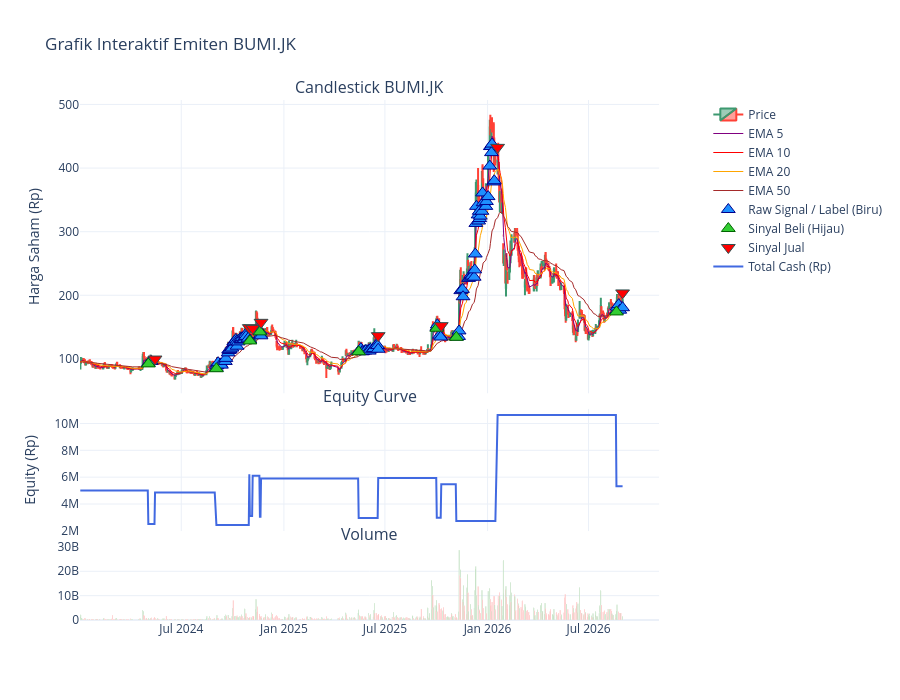

The notebook cell this image was saved under:
### Code cell
# Menampilkan grafik interaktif yang berisi Candlestick, Volume, dan Hasil Prediksi
plot_interactive_candlestick(
    df=df_bumi,               # Dataframe OHLCV saham (sesuaikan nama variabel jika berbeda)
    ticker_name=ticker_target,
    start_date="2024-01-01",  # Opsional: sesuaikan rentang zoom awal jika diperlukan
    end_date="2026-08-31",
    predictions_df=backtester.predictions_df,  # Ambil data dari objek backtester
    df_equity=df_equity_curve,           # Diambil dari output run_backtest()
    df_trades=df_trades_result,                 # Diambil dari output run_backtest()
    show_raw_buy_signals=True
)

### Figure 1 — Plotly figure (JSON) as saved in the notebook; plotly's stock layout.template omitted (floating-point values rounded to 4 significant figures; data arrays with more than 128 entries replaced by an {"elided": "..."} marker saying what was removed)
{"data": [{"close": {"elided": "627 float values"}, "high": {"elided": "627 float values"}, "low": {"elided": "627 float values"}, "name": "Price", "open": {"elided": "627 float values"}, "type": "candlestick", "x": {"elided": "627 str values"}, "xaxis": "x", "yaxis": "y"}, {"hovertemplate": "EMA 5: Rp%{y:,.0f}<extra></extra>", "line": {"color": "purple", "width": 1}, "mode": "lines", "name": "EMA 5", "type": "scatter", "x": {"elided": "627 str values"}, "xaxis": "x", "y": {"elided": "627 float values"}, "yaxis": "y"}, {"hovertemplate": "EMA 10: Rp%{y:,.0f}<extra></extra>", "line": {"color": "red", "width": 1}, "mode": "lines", "name": "EMA 10", "type": "scatter", "x": {"elided": "627 str values"}, "xaxis": "x", "y": {"elided": "627 float values"}, "yaxis": "y"}, {"hovertemplate": "EMA 20: Rp%{y:,.0f}<extra></extra>", "line": {"color": "orange", "width": 1}, "mode": "lines", "name": "EMA 20", "type": "scatter", "x": {"elided": "627 str values"}, "xaxis": "x", "y": {"elided": "627 float values"}, "yaxis": "y"}, {"hovertemplate": "EMA 50: Rp%{y:,.0f}<extra></extra>", "line": {"color": "brown", "width": 1}, "mode": "lines", "name": "EMA 50", "type": "scatter", "x": {"elided": "627 str values"}, "xaxis": "x", "y": {"elided": "627 float values"}, "yaxis": "y"}, {"customdata": {"elided": "95x5 float values"}, "hovertemplate": "<b>Sinyal Beli (Prediksi)</b><br>Probabilitas Dip: %{customdata[0]:.2%} [Cond 1]<br>Return Pred: %{customdata[1]:.2%}<br>Risk Pred: %{customdata[2]:.2%}<br>RR Ratio: %{customdata[3]:.2f} [Cond 2]<br>Trend Slope: %{customdata[4]:.2%} [Cond 3]<br><extra></extra>", "marker": {"color": "dodgerblue", "line": {"color": "darkblue", "width": 1}, "size": 12, "symbol": "triangle-up"}, "mode": "markers", "name": "Raw Signal / Label (Biru)", "type": "scatter", "x": ["2024-05-03T00:00:00.000000000", "2024-05-08T00:00:00.000000000", "2024-09-02T00:00:00.000000000", "2024-09-03T00:00:00.000000000", "2024-09-04T00:00:00.000000000", "2024-09-05T00:00:00.000000000", "2024-09-10T00:00:00.000000000", "2024-09-11T00:00:00.000000000", "2024-09-18T00:00:00.000000000", "2024-09-19T00:00:00.000000000", "2024-09-23T00:00:00.000000000", "2024-09-24T00:00:00.000000000", "2024-09-25T00:00:00.000000000", "2024-09-26T00:00:00.000000000", "2024-09-27T00:00:00.000000000", "2024-09-30T00:00:00.000000000", "2024-10-03T00:00:00.000000000", "2024-10-04T00:00:00.000000000", "2024-10-07T00:00:00.000000000", "2024-10-08T00:00:00.000000000", "2024-10-09T00:00:00.000000000", "2024-10-11T00:00:00.000000000", "2024-10-15T00:00:00.000000000", "2024-10-16T00:00:00.000000000", "2024-10-17T00:00:00.000000000", "2024-10-18T00:00:00.000000000", "2024-10-21T00:00:00.000000000", "2024-10-22T00:00:00.000000000", "2024-10-23T00:00:00.000000000", "2024-10-24T00:00:00.000000000", "2024-10-25T00:00:00.000000000", "2024-10-28T00:00:00.000000000", "2024-10-29T00:00:00.000000000", "2024-11-01T00:00:00.000000000", "2024-11-19T00:00:00.000000000", "2024-11-20T00:00:00.000000000", "2024-11-21T00:00:00.000000000", "2025-05-15T00:00:00.000000000", "2025-05-19T00:00:00.000000000", "2025-05-21T00:00:00.000000000", "2025-05-22T00:00:00.000000000", "2025-05-26T00:00:00.000000000", "2025-05-28T00:00:00.000000000", "2025-06-02T00:00:00.000000000", "2025-06-03T00:00:00.000000000", "2025-06-05T00:00:00.000000000", "2025-06-10T00:00:00.000000000", "2025-06-11T00:00:00.000000000", "2025-06-16T00:00:00.000000000", "2025-06-18T00:00:00.000000000", "2025-06-19T00:00:00.000000000", "2025-10-02T00:00:00.000000000", "2025-10-03T00:00:00.000000000", "2025-10-07T00:00:00.000000000", "2025-10-09T00:00:00.000000000", "2025-11-06T00:00:00.000000000", "2025-11-07T00:00:00.000000000", "2025-11-10T00:00:00.000000000", "2025-11-11T00:00:00.000000000", "2025-11-14T00:00:00.000000000", "2025-11-17T00:00:00.000000000", "2025-11-18T00:00:00.000000000", "2025-11-28T00:00:00.000000000", "2025-12-01T00:00:00.000000000", "2025-12-02T00:00:00.000000000", "2025-12-03T00:00:00.000000000", "2025-12-04T00:00:00.000000000", "2025-12-08T00:00:00.000000000", "2025-12-09T00:00:00.000000000", "2025-12-10T00:00:00.000000000", "2025-12-11T00:00:00.000000000", "2025-12-12T00:00:00.000000000", "2025-12-15T00:00:00.000000000", "2025-12-16T00:00:00.000000000", "2025-12-17T00:00:00.000000000", "2025-12-18T00:00:00.000000000", "2025-12-19T00:00:00.000000000", "2025-12-22T00:00:00.000000000", "2025-12-23T00:00:00.000000000", "2025-12-24T00:00:00.000000000", "2025-12-29T00:00:00.000000000", "2025-12-30T00:00:00.000000000", "2026-01-02T00:00:00.000000000", "2026-01-05T00:00:00.000000000", "2026-01-06T00:00:00.000000000", "2026-01-07T00:00:00.000000000", "2026-01-08T00:00:00.000000000", "2026-01-09T00:00:00.000000000", "2026-01-12T00:00:00.000000000", "2026-01-13T00:00:00.000000000", "2026-08-20T00:00:00.000000000", "2026-08-21T00:00:00.000000000", "2026-08-24T00:00:00.000000000", "2026-08-26T00:00:00.000000000", "2026-08-31T00:00:00.000000000"], "xaxis": "x", "y": [93.12, 96.0, 85.44, 89.28, 92.16, 94.08, 92.16, 90.24, 96.0, 100.8, 109.4, 114.2, 113.3, 114.2, 115.2, 117.1, 126.7, 126.7, 130.6, 127.7, 120.0, 126.7, 132.5, 129.6, 130.6, 133.4, 131.5, 130.6, 134.4, 138.2, 135.4, 130.6, 132.5, 129.6, 144.0, 138.2, 136.3, 112.3, 116.2, 111.4, 111.4, 112.3, 113.3, 114.2, 112.3, 115.2, 116.2, 116.2, 121.9, 121.0, 115.2, 149.8, 153.6, 137.3, 134.4, 135.4, 134.4, 135.4, 144.0, 207.4, 209.3, 197.8, 226.6, 228.5, 232.3, 230.4, 230.4, 228.5, 240.0, 265.0, 313.0, 339.8, 326.4, 316.8, 332.2, 320.6, 324.5, 332.2, 361.0, 345.6, 339.8, 347.5, 355.2, 403.2, 433.9, 433.9, 424.3, 437.8, 378.2, 380.2, 175.7, 181.4, 185.3, 176.6, 180.5], "yaxis": "y"}, {"hovertemplate": "%{text}<extra></extra>", "marker": {"color": "limegreen", "line": {"color": "darkgreen", "width": 1}, "size": 12, "symbol": "triangle-up"}, "mode": "markers", "name": "Sinyal Beli (Hijau)", "text": ["ID Transaksi: 1<br>Beli: 2024-05-03<br>Harga: Rp98.00<br>Lot: 254<br>Value: Rp2,492,933.80<br>TP: Rp112.00<br>SL: Rp92.00", "ID Transaksi: 2<br>Beli: 2024-09-02<br>Harga: Rp89.00<br>Lot: 272<br>Value: Rp2,424,431.20<br>TP: Rp96.00<br>SL: Rp84.00", "ID Transaksi: 3<br>Beli: 2024-11-01<br>Harga: Rp139.00<br>Lot: 223<br>Value: Rp3,104,349.55<br>TP: Rp152.00<br>SL: Rp130.00", "ID Transaksi: 4<br>Beli: 2024-11-19<br>Harga: Rp153.00<br>Lot: 199<br>Value: Rp3,049,267.05<br>TP: Rp179.00<br>SL: Rp142.00", "ID Transaksi: 5<br>Beli: 2025-05-15<br>Harga: Rp119.00<br>Lot: 247<br>Value: Rp2,943,708.95<br>TP: Rp130.00<br>SL: Rp111.00", "ID Transaksi: 6<br>Beli: 2025-10-02<br>Harga: Rp163.00<br>Lot: 181<br>Value: Rp2,954,725.45<br>TP: Rp185.00<br>SL: Rp150.00", "ID Transaksi: 7<br>Beli: 2025-11-06<br>Harga: Rp142.00<br>Lot: 192<br>Value: Rp2,730,489.60<br>TP: Rp153.00<br>SL: Rp134.00", "ID Transaksi: 8<br>Beli: 2026-08-20<br>Harga: Rp184.00<br>Lot: 288<br>Value: Rp5,307,148.80<br>TP: Rp218.00<br>SL: Rp174.00"], "type": "scatter", "x": ["2024-05-03T00:00:00.000000000", "2024-09-02T00:00:00.000000000", "2024-11-01T00:00:00.000000000", "2024-11-19T00:00:00.000000000", "2025-05-15T00:00:00.000000000", "2025-10-02T00:00:00.000000000", "2025-11-06T00:00:00.000000000", "2026-08-20T00:00:00.000000000"], "xaxis": "x", "y": [92.15, 84.55, 128.2, 142.5, 111.1, 148.2, 133.9, 173.8], "yaxis": "y"}, {"hovertemplate": "%{text}<extra></extra>", "marker": {"color": "red", "line": {"color": "DarkSlateGrey", "width": 1}, "size": 12, "symbol": "triangle-down"}, "mode": "markers", "name": "Sinyal Jual", "text": ["ID Pembelian: 1<br>Jual: 2024-05-15<br>Harga: Rp93.00<br>Lot: 254<br>Alasan Jual: EMA 5/10 Cross<br>Profit: Rp-136,639.30 (-5.48%)", "ID Pembelian: 2<br>Jual: 2024-10-31<br>Harga: Rp139.00<br>Lot: 272<br>Alasan Jual: EMA 5/10 Cross<br>Profit: Rp1,346,916.80 (+55.56%)", "ID Pembelian: 3<br>Jual: 2024-11-06<br>Harga: Rp135.00<br>Lot: 223<br>Alasan Jual: Time-Stop<br>Profit: Rp-101,375.80 (-3.27%)", "ID Pembelian: 4<br>Jual: 2024-11-21<br>Harga: Rp143.00<br>Lot: 199<br>Alasan Jual: EMA 5/10 Cross<br>Profit: Rp-210,681.30 (-6.91%)", "ID Pembelian: 5<br>Jual: 2025-06-19<br>Harga: Rp121.00<br>Lot: 247<br>Alasan Jual: EMA 5/10 Cross<br>Profit: Rp37,519.30 (+1.27%)", "ID Pembelian: 6<br>Jual: 2025-10-10<br>Harga: Rp138.00<br>Lot: 181<br>Alasan Jual: EMA 5/10 Cross<br>Profit: Rp-463,169.95 (-15.68%)", "ID Pembelian: 7<br>Jual: 2026-01-19<br>Harga: Rp412.00<br>Lot: 192<br>Alasan Jual: EMA 5/10 Cross<br>Profit: Rp5,160,134.40 (+188.98%)", "ID Pembelian: 8<br>Jual: 2026-08-31<br>Harga: Rp192.00<br>Lot: 288<br>Alasan Jual: Akhir Backtest<br>Profit: Rp208,627.20 (+3.93%)"], "type": "scatter", "x": ["2024-05-15T00:00:00.000000000", "2024-10-31T00:00:00.000000000", "2024-11-06T00:00:00.000000000", "2024-11-21T00:00:00.000000000", "2025-06-19T00:00:00.000000000", "2025-10-10T00:00:00.000000000", "2026-01-19T00:00:00.000000000", "2026-08-31T00:00:00.000000000"], "xaxis": "x", "y": [99.75, 149.1, 148.1, 157.5, 136.5, 152.2, 432.6, 203.7], "yaxis": "y"}, {"line": {"color": "royalblue", "width": 2}, "mode": "lines", "name": "Total Cash (Rp)", "type": "scatter", "x": {"elided": "627 str values"}, "xaxis": "x2", "y": {"elided": "627 float values"}, "yaxis": "y3"}, {"marker": {"color": {"elided": "627 str values"}}, "name": "Volume", "showlegend": false, "type": "bar", "x": {"elided": "627 str values"}, "xaxis": "x3", "y": {"elided": "627 float values"}, "yaxis": "y4"}], "layout": {"annotations": [{"font": {"size": 16}, "showarrow": false, "text": "Candlestick BUMI.JK", "x": 0.47, "xanchor": "center", "xref": "paper", "y": 1, "yanchor": "bottom", "yref": "paper"}, {"font": {"size": 16}, "showarrow": false, "text": "Equity Curve", "x": 0.47, "xanchor": "center", "xref": "paper", "y": 0.406, "yanchor": "bottom", "yref": "paper"}, {"font": {"size": 16}, "showarrow": false, "text": "Volume", "x": 0.47, "xanchor": "center", "xref": "paper", "y": 0.141, "yanchor": "bottom", "yref": "paper"}], "height": 700, "hovermode": "closest", "title": {"text": "Grafik Interaktif Emiten BUMI.JK"}, "xaxis": {"anchor": "y", "domain": [0, 0.94], "matches": "x3", "rangeslider": {"visible": false}, "showticklabels": false}, "xaxis2": {"anchor": "y3", "domain": [0, 0.94], "matches": "x3", "showticklabels": false}, "xaxis3": {"anchor": "y4", "domain": [0, 0.94]}, "yaxis": {"anchor": "x", "domain": [0.436, 1], "title": {"text": "Harga Saham (Rp)"}}, "yaxis2": {"anchor": "x", "overlaying": "y", "side": "right"}, "yaxis3": {"anchor": "x2", "domain": [0.171, 0.406], "title": {"text": "Equity (Rp)"}}, "yaxis4": {"anchor": "x3", "domain": [0, 0.141]}}}
